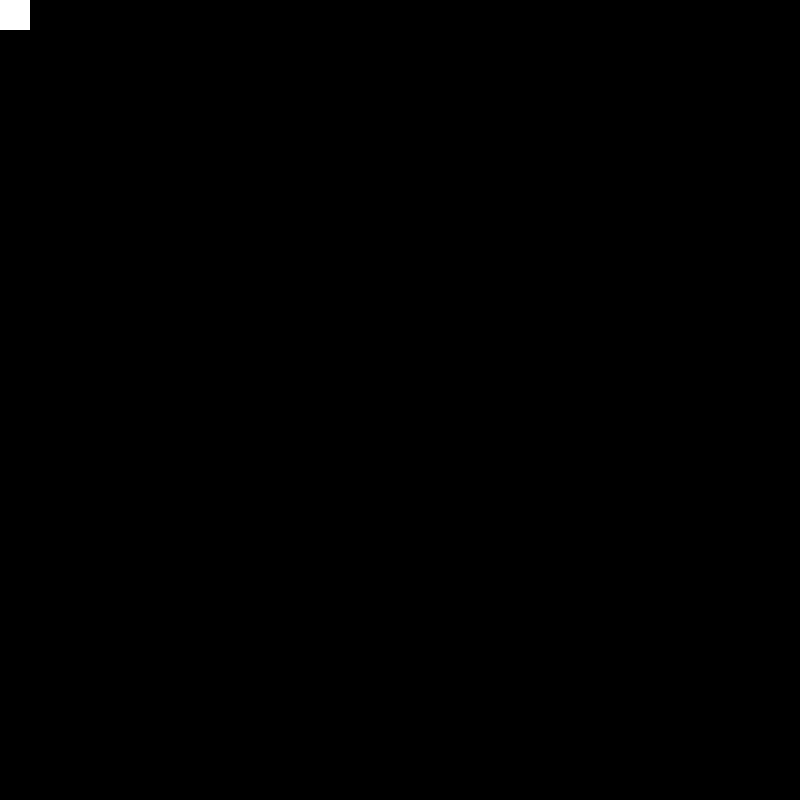
Frame 1 (no input)
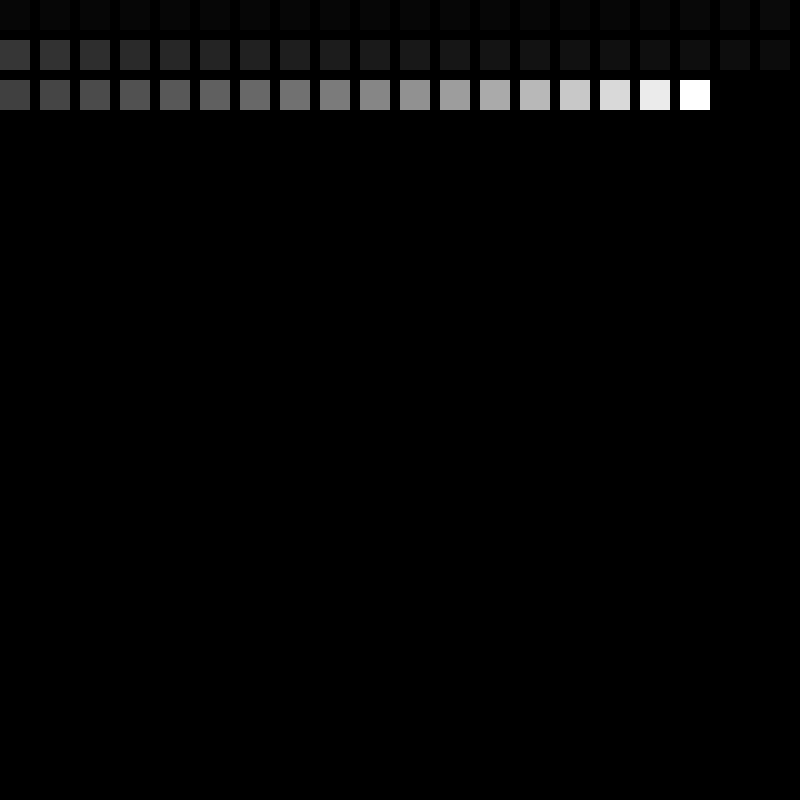
Frame 60 (the mouse pressed at the canvas centre just before this capture)
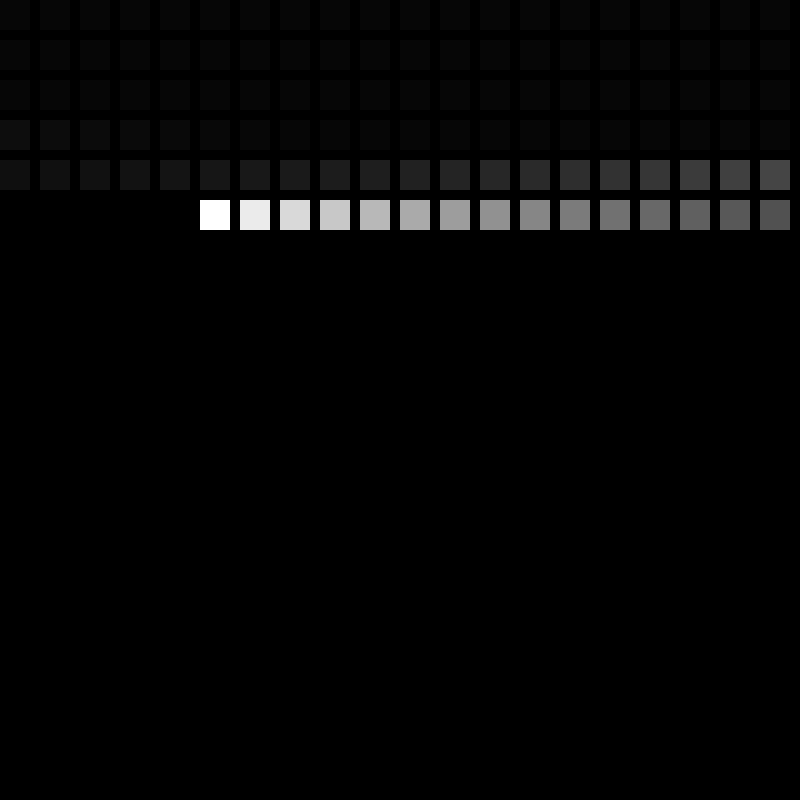
Frame 120 (the mouse held since frame 60 and released just before this capture)

The Processing sketch that drew these frames (run headless with seeded random() and noise(); from frame 60 on, the mouse is pressed at the canvas centre):

// Processing sketch: assignment_08_mission_04
// ── assignment_08_mission_04.pde
int x = 0;
int y = 0;
int spd = 40;

void setup() {
  size(800,800);
  background(0);
  frameRate(30);
}

void draw() {
  noStroke();
  fill(#000000,20);
  for (int j = 0; j < 20; j++) {
    for (int k = 0; k <20; k++) {
      rect(j*40,k*40,30,30);
    }
  }
  fill(255);
  rect(x,y,30,30);
  x += spd;
  if (x == 800 || x == -40) {
    y += 40;
    spd *= -1;
  } if (y == 800) {
    y = 0;
  }
}
